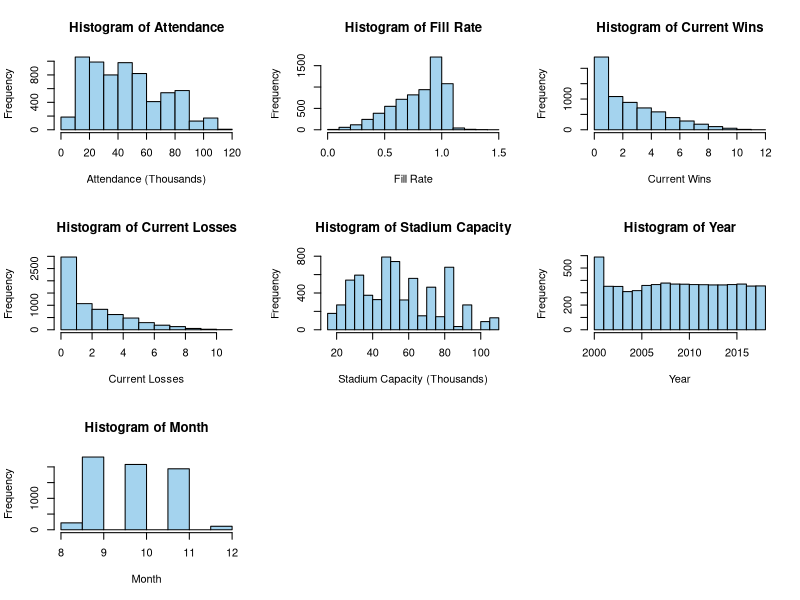
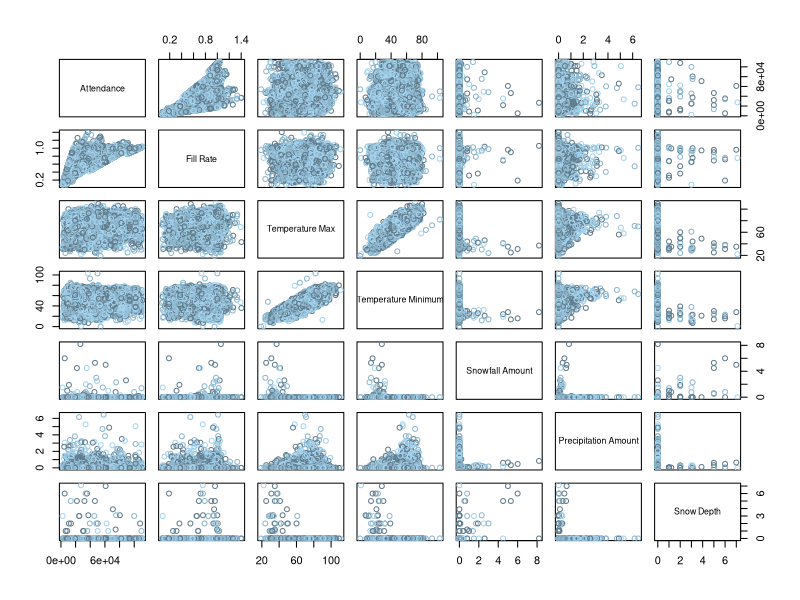
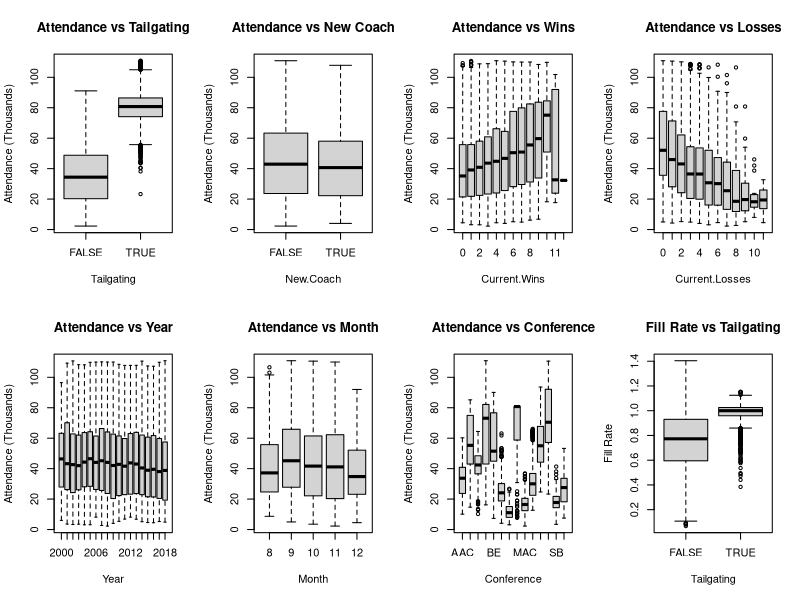
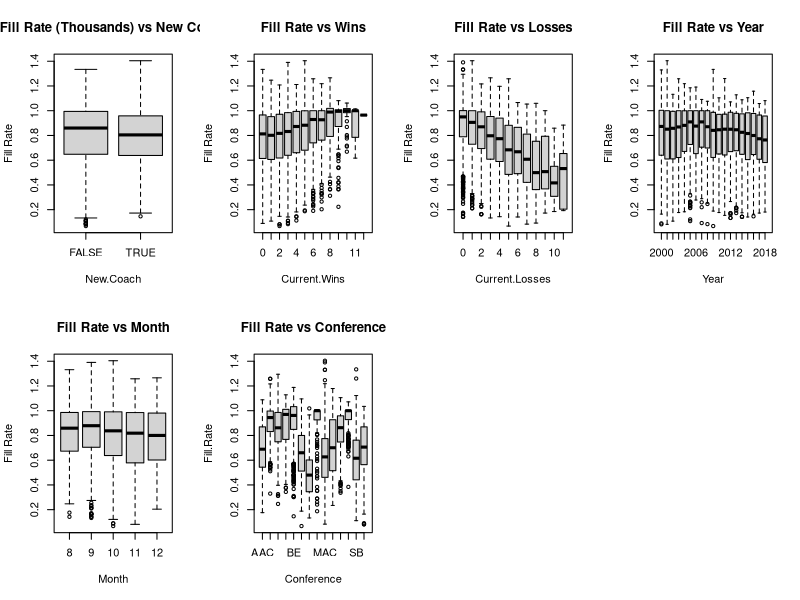
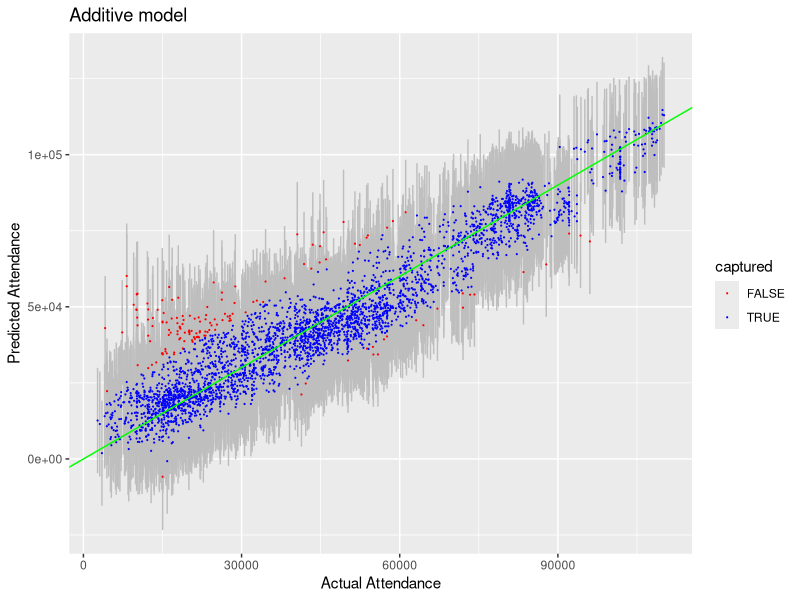
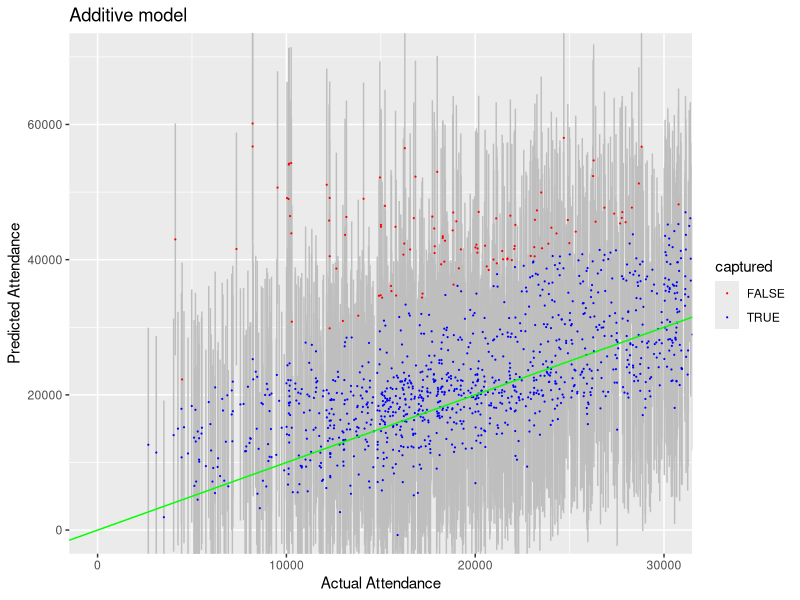
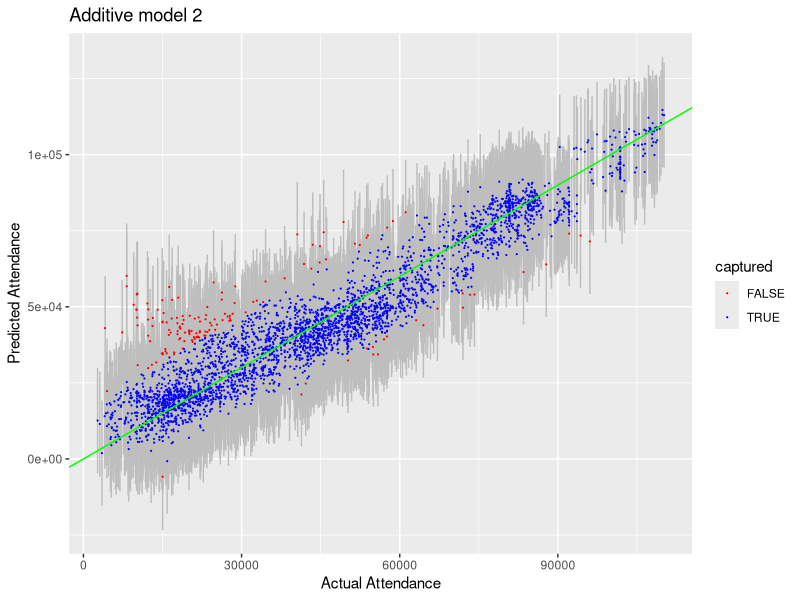
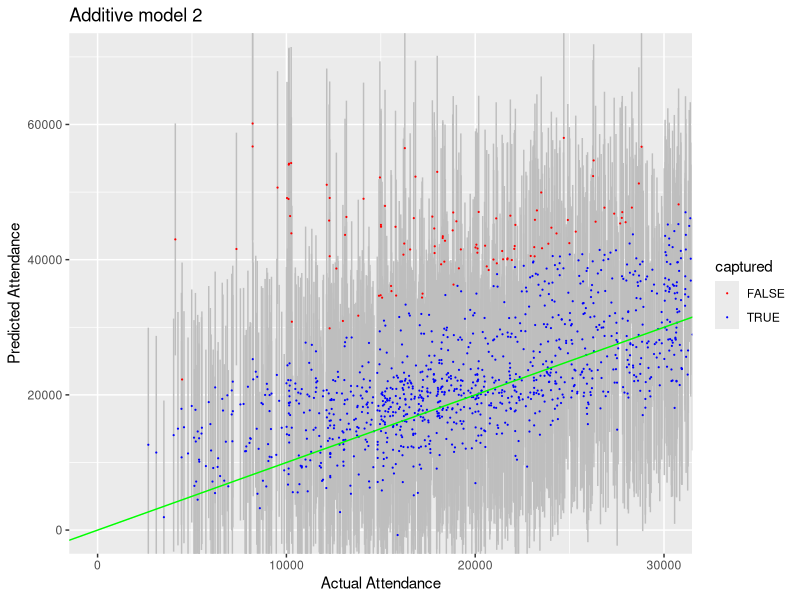

Reproduce these figures in R, in order.
## ---- chunk 1
# General set-up for the report.
# I find this useful, but you may improve upon, ignore, or remove
#  (possibly at your own peril).
# Tasks accomplished:
# Don't print out code
# Save results so that code blocks aren't re-run unless code
# changes (cache), _or_ a relevant earlier code block changed (autodep),
# don't clutter R output with messages or warnings (message, warning)
library(MASS)
library(knitr)
library(tidyverse)
library(dplyr)
library(ggthemes)
library(gridExtra)
library(ggplot2)
library(GGally)
opts_chunk$set(echo=FALSE,
               cache=TRUE, autodep=TRUE,
               message=FALSE, warning=FALSE)
# Turn off meaningless clutter in summary() output
options(show.signif.stars=FALSE)
## ---- chunk 2
attendance.data = read.csv("CFBeattendance.csv")
## ---- chunk 3
attendance.data = attendance.data[-c(5436,5443,5450,5457, 4522, 4524, 4526, 4528, 4530, 4532),]
## ---- chunk 4
attendance.data[4424, 24] = 12

attendance.data$Conference[which(attendance.data$Team=="Oregon State")] = "Pac-12"

attendance.data$Conference[which(attendance.data$Team=="USC")] = "Pac-12"

rutgers = attendance.data[which(attendance.data$Team=="Rutgers"),]
yr = 2000
while(yr<2013){
        rutgers$Conference[which(rutgers$Year==yr)] = "Big East"
        yr = yr+1
}
attendance.data$Conference[which(attendance.data$Team=="Rutgers")] = rutgers$Conference

boston_college = attendance.data[which(attendance.data$Team=="Boston College"),]
yr = 2000
while(yr<2005){
        boston_college$Conference[which(boston_college$Year==yr)] = "Big East"
        yr = yr+1
}
attendance.data$Conference[which(attendance.data$Team=="Boston College")] = boston_college$Conference

smu = attendance.data[which(attendance.data$Team=="SMU"),]
yr = 2005
while(yr<2013){
        smu$Conference[which(smu$Year==yr)] = "CUSA"
        yr = yr+1
}
attendance.data$Conference[which(attendance.data$Team=="SMU")] = smu$Conference

south_alabama = attendance.data[which(attendance.data$Team=="South Alabama"),]
yr = 2013
while(yr<2019){
        south_alabama$Conference[which(south_alabama$Year==yr)] = "Sun Belt"
        yr = yr+1
}
attendance.data$Conference[which(attendance.data$Team=="South Alabama")] = south_alabama$Conference

west_virginia = attendance.data[which(attendance.data$Team=="West Virginia"),]
yr = 2000
while(yr<2012){
        west_virginia$Conference[which(west_virginia$Year==yr)] = "Big East"
        yr = yr+1
}
attendance.data$Conference[which(attendance.data$Team=="West Virginia")] = west_virginia$Conference

memphis = attendance.data[which(attendance.data$Team=="Memphis"),]
memphis$Conference[which(memphis$Year==2013)] = "AAC"
attendance.data$Conference[which(attendance.data$Team=="Memphis")] = memphis$Conference

mid_tennessee = attendance.data[which(attendance.data$Team=="Middle Tennessee"),]
mid_tennessee$Conference[which(mid_tennessee$Year==2001)] = "Sun Belt"
attendance.data$Conference[which(attendance.data$Team=="Middle Tennessee")] = mid_tennessee$Conference

byu = attendance.data[which(attendance.data$Team=="BYU"),]
byu$Conference[which(byu$Year==2011)] = "Independent"
attendance.data$Conference[which(attendance.data$Team=="BYU")] = byu$Conference

fiu = attendance.data[which(attendance.data$Team=="FIU"),]
yr = 2002
while(yr<2005){
        fiu$Conference[which(fiu$Year==yr)] = "FCS"
        yr = yr+1
}
attendance.data$Conference[which(attendance.data$Team=="FIU")] = fiu$Conference

georgia_st = attendance.data[which(attendance.data$Team=="Georgia State"),]
yr = 2011
while(yr<2013){
        georgia_st$Conference[which(georgia_st$Year==yr)] = "FCS"
        yr = yr+1
}
attendance.data$Conference[which(attendance.data$Team=="Georgia State")] = georgia_st$Conference
## ---- chunk 5
attendance.data$RankCoded = double(length=nrow(attendance.data))
attendance.data$OppRankCoded = double(length=nrow(attendance.data))
attendance.data$TVCoded = double(length=nrow(attendance.data))
newtime = str_split(attendance.data$Time, ":")
attendance.data$Hour = double(length=nrow(attendance.data))
attendance.data$Start = double(length=nrow(attendance.data))
attendance.data$Start2 = double(length=nrow(attendance.data))
attendance.data$ConfCoded = double(length=nrow(attendance.data))

for (i in 1:nrow(attendance.data)){
  if (attendance.data$Rank[i]=='NR')attendance.data$RankCoded[i] = 'Unranked'
  else attendance.data$RankCoded[i] = 'Ranked'
  if (attendance.data$Opponent_Rank[i]=='NR')attendance.data$OppRankCoded[i] = 'Unranked'
  else attendance.data$OppRankCoded[i] = 'Ranked'
  if (attendance.data$TV[i]=='Not on TV')attendance.data$TVCoded[i] = 'Not on TV'
  else attendance.data$TVCoded[i] = 'On TV'
  attendance.data$Hour[i] = as.numeric(newtime[[i]][1])
  if (attendance.data$Hour[i] %in% c(10,11,12,13,14,15,16))attendance.data$Start[i] = 'Day'
  else attendance.data$Start[i] = 'Night'
  if (attendance.data$Hour[i] %in% c(10,11,12,13,14,15,16,17))attendance.data$Start2[i] = 'Day'
  else attendance.data$Start2[i] = 'Night'
  if ((attendance.data$Conference[i] %in% c('ACC','Big-10','Big-12','Big East','Pac-12','SEC'))||attendance.data$Team[i]=='Notre Dame')attendance.data$ConfCoded[i] = 'Power'
  else attendance.data$ConfCoded[i] = 'Non-Power'
}
attendance.data$RankCoded = as.factor(attendance.data$RankCoded)
attendance.data$OppRankCoded = as.factor(attendance.data$OppRankCoded)
attendance.data$TVCoded = as.factor(attendance.data$TVCoded)
attendance.data$Start = as.factor(attendance.data$Start)
attendance.data$Start2 = as.factor(attendance.data$Start2)
attendance.data$ConfCoded = as.factor(attendance.data$ConfCoded)
## ---- chunk 6
quan.att = quantile(attendance.data$Attendance, c(0.25, 0.5, 0.75), type = 1, na.rm = TRUE)
quan.fill = quantile(attendance.data$Fill.Rate, c(0.25, 0.5, 0.75), type = 1, na.rm = TRUE)
quan.cap = quantile(attendance.data$Stadium.Capacity, c(0.25, 0.5, 0.75), type = 1, na.rm = TRUE)
quan.att
quan.cap
quan.fill
## ---- chunk 7
par(mfrow = c(3,3))
hist(attendance.data$Attendance/1000, main = "Histogram of Attendance",
     xlab = "Attendance (Thousands)", col = "lightskyblue2")
hist(attendance.data$Fill.Rate, main = "Histogram of Fill Rate",
     xlab = "Fill Rate", col = "lightskyblue2")
hist(attendance.data$Current.Wins, main = "Histogram of Current Wins",
     xlab = "Current Wins", col = "lightskyblue2")
hist(attendance.data$Current.Losses, main = "Histogram of Current Losses",
     xlab = "Current Losses", col = "lightskyblue2")
hist(attendance.data$Stadium.Capacity/1000,
     main = "Histogram of Stadium Capacity",
     xlab = "Stadium Capacity (Thousands)", col = "lightskyblue2")
hist(attendance.data$Year, main = "Histogram of Year", xlab = "Year", col = "lightskyblue2")
hist(attendance.data$Month, main = "Histogram of Month", xlab = "Month", col = "lightskyblue2")
## ---- chunk 8
pairs(Attendance~Fill.Rate+TMAX+TMIN+SNOW+PRCP+SNWD, data=attendance.data, col = c("lightskyblue4","lightskyblue3", "lightskyblue2"), labels = c("Attendance", "Fill Rate", "Temperature Max", "Temperature Minimum", "Snowfall Amount", "Precipitation Amount", "Snow Depth"))
## ---- chunk 9
par(mfrow = c(2,4))
boxplot(Attendance/1000~Tailgating,data=attendance.data,
        ylab = "Attendance (Thousands)", main = "Attendance vs Tailgating")
boxplot(Attendance/1000~New.Coach,data=attendance.data,
        ylab = "Attendance (Thousands)", main = "Attendance vs New Coach")
boxplot(Attendance/1000~Current.Wins,data=attendance.data,
        ylab = "Attendance (Thousands)", main = "Attendance vs Wins")
boxplot(Attendance/1000~Current.Losses,data=attendance.data,
        ylab = "Attendance (Thousands)", main = "Attendance vs Losses")
boxplot(Attendance/1000~Year, data=attendance.data,
        ylab = "Attendance (Thousands)", main = "Attendance vs Year")
boxplot(Attendance/1000~Month,data=attendance.data,
        ylab = "Attendance (Thousands)", main = "Attendance vs Month")
boxplot(Attendance/1000~Conference, data=attendance.data,
        ylab = "Attendance (Thousands)", main = "Attendance vs Conference",
        names = c("AAC","ACC","B10","B12","BE","CUSA","FCS",
                  "Ind.","MAC","MWC","P12","SEC", "SB","WAC"))
## ---- chunk 10
boxplot(Fill.Rate~Tailgating,data=attendance.data, ylab = "Fill Rate",
        main = "Fill Rate vs Tailgating")
boxplot(Fill.Rate~New.Coach,data=attendance.data, ylab = "Fill Rate",
        main = "Fill Rate (Thousands) vs New Coach")
boxplot(Fill.Rate~Current.Wins,data=attendance.data, ylab = "Fill Rate",
        main = "Fill Rate vs Wins")
boxplot(Fill.Rate~Current.Losses,data=attendance.data, ylab = "Fill Rate",
        main = "Fill Rate vs Losses")
boxplot(Fill.Rate~Year, data=attendance.data, ylab = "Fill Rate",
        main = "Fill Rate vs Year")
boxplot(Fill.Rate~Month,data=attendance.data, ylab = "Fill Rate",
        main = "Fill Rate vs Month")
boxplot(Fill.Rate~Conference, data=attendance.data,
        main = "Fill Rate vs Conference",
        names = c("AAC","ACC","B10","B12","BE","CUSA","FCS",
                  "Ind.","MAC","MWC","P12","SEC", "SB","WAC"))
## ---- chunk 11
n = nrow(attendance.data)
select.rows <- sample(1:n, replace=FALSE, size=floor(n/2))
select.set <- attendance.data[select.rows,]
inference.set <- attendance.data[-select.rows,]
## ---- chunk 12
library(mgcv)
att.gam = gam(Attendance~s(Current.Wins,Current.Losses)+s(Stadium.Capacity)+New.Coach+Tailgating, data=select.set)
att.gam2 = gam(Attendance~s(Current.Wins,Current.Losses)+s(Stadium.Capacity)+Tailgating, data=select.set)
att.gam3 = gam(Attendance~s(Current.Wins,Current.Losses)+s(Stadium.Capacity)+Tailgating+s(TMIN,TMAX), data=select.set)
att.gam4 = gam(Attendance~s(Current.Wins,Current.Losses)+s(Stadium.Capacity)+Tailgating+s(TMIN,TMAX)+RankCoded+OppRankCoded, data=select.set)
att.gam5 = gam(Attendance~s(Current.Wins,Current.Losses)+s(Stadium.Capacity)+Tailgating+s(TMIN,TMAX)+RankCoded+OppRankCoded+Start, data=select.set)
att.gam6 = gam(Attendance~s(Current.Wins,Current.Losses)+s(Stadium.Capacity)+Tailgating+s(TMIN,TMAX)+RankCoded+OppRankCoded+Start2, data=select.set)
att.gam7 = gam(Attendance~s(Current.Wins,Current.Losses)+s(Stadium.Capacity)+Tailgating+s(TMIN,TMAX)+RankCoded+OppRankCoded+ConfCoded, data=select.set)
## ---- chunk 13
mdl_rmse <- function(mdl){
  rmse = sqrt(mean(residuals(mdl)^2))
  return(rmse)
}

mdl_rmse(att.gam)
mdl_rmse(att.gam2)
mdl_rmse(att.gam3)
mdl_rmse(att.gam4)
mdl_rmse(att.gam5)
mdl_rmse(att.gam6)
mdl_rmse(att.gam7)
## ---- chunk 14
fill.gam = gam(Fill.Rate~s(Current.Wins,Current.Losses)+s(Stadium.Capacity)+New.Coach+Tailgating, data=select.set)
fill.gam2 = gam(Fill.Rate~s(Current.Wins,Current.Losses)+s(Stadium.Capacity)+Tailgating, data=select.set)
fill.gam3 = gam(Fill.Rate~s(Current.Wins,Current.Losses)+s(Stadium.Capacity)+Tailgating+s(TMIN,TMAX), data=select.set)
fill.gam4 = gam(Fill.Rate~s(Current.Wins,Current.Losses)+s(Stadium.Capacity)+Tailgating+s(TMIN,TMAX)+RankCoded+OppRankCoded, data=select.set)
fill.gam5 = gam(Fill.Rate~s(Current.Wins,Current.Losses)+s(Stadium.Capacity)+Tailgating+s(TMIN,TMAX)+RankCoded+OppRankCoded+Start, data=select.set)
fill.gam6 = gam(Fill.Rate~s(Current.Wins,Current.Losses)+s(Stadium.Capacity)+Tailgating+s(TMIN,TMAX)+RankCoded+OppRankCoded+Start2, data=select.set)
fill.gam7 = gam(Fill.Rate~s(Current.Wins,Current.Losses)+s(Stadium.Capacity)+Tailgating+s(TMIN,TMAX)+RankCoded+OppRankCoded+Start2+ConfCoded, data=select.set)
## ---- chunk 15
mdl_rmse(fill.gam)
mdl_rmse(fill.gam2)
mdl_rmse(fill.gam3)
mdl_rmse(fill.gam4)
mdl_rmse(fill.gam5)
mdl_rmse(fill.gam6)
mdl_rmse(fill.gam7)
## ---- chunk 16
preds.gam.all = predict(att.gam4, newdata=inference.set, se.fit=TRUE) # no interval here
preds.gam = data.frame(
  obs.value = inference.set$Attendance, 
  fit = preds.gam.all$fit,
  fit.se = preds.gam.all$se.fit)
sigma.gam = sqrt(att.gam4$sig2) # annoyingly in a different place
preds.gam = preds.gam %>% mutate(
  lwr = fit - 2*sqrt(fit.se^2 + sigma.gam^2), 
  upr = fit + 2*sqrt(fit.se^2 + sigma.gam^2), 
  captured = (obs.value <= upr) & (obs.value >= lwr)
  )
mean(preds.gam$captured)# percentage of actual observations inside the CI
round(median(preds.gam.all$se.fit),3) # median size of the pred SEs (log scale)
## ---- chunk 17
pgam <- preds.gam %>%
  ggplot(aes(x=obs.value,y=fit,color=captured)) + 
  geom_errorbar(aes(ymin=lwr, ymax=upr), width=.1,color='grey') + 
  geom_point(size=.1) + geom_abline(slope=1, intercept = 0, color='green') + 
  scale_color_manual(values=c('red','blue')) +
  xlab('Actual Attendance') + ylab('Predicted Attendance') +
  ggtitle('Additive model')
pgam
## ---- chunk 18
pgam + coord_cartesian(xlim=c(0,3e4), ylim=c(0,7e4))
## ---- chunk 19
preds.gam.all2 = predict(att.gam7, newdata=inference.set, se.fit=TRUE) # no interval here
preds.gam2 = data.frame(
  obs.value = inference.set$Attendance, 
  fit = preds.gam.all$fit,
  fit.se = preds.gam.all$se.fit)
sigma.gam2 = sqrt(att.gam4$sig2) # annoyingly in a different place
preds.gam2 = preds.gam2 %>% mutate(
  lwr = fit - 2*sqrt(fit.se^2 + sigma.gam2^2), 
  upr = fit + 2*sqrt(fit.se^2 + sigma.gam2^2), 
  captured = (obs.value <= upr) & (obs.value >= lwr)
  )
mean(preds.gam2$captured)# percentage of actual observations inside the CI
round(median(preds.gam.all2$se.fit),3) # median size of the pred SEs (log scale)
## ---- chunk 20
pgam2 <- preds.gam2 %>%
  ggplot(aes(x=obs.value,y=fit,color=captured)) + 
  geom_errorbar(aes(ymin=lwr, ymax=upr), width=.1,color='grey') + 
  geom_point(size=.1) + geom_abline(slope=1, intercept = 0, color='green') + 
  scale_color_manual(values=c('red','blue')) +
  xlab('Actual Attendance') + ylab('Predicted Attendance') +
  ggtitle('Additive model 2')
pgam2
## ---- chunk 21
pgam2 + coord_cartesian(xlim=c(0,3e4), ylim=c(0,7e4))
## ---- chunk 22
final.att.mdl = att.gam7
final.fill.mdl = fill.gam7

att.coef = coefficients(final.att.mdl)[c(1:5)]
fill.coef = coefficients(final.fill.mdl)[c(1:6)]
## ---- chunk 23
plot(final.att.mdl, pages = 1, scale=0, shade=TRUE, se=2, bty='n', las=1)
## ---- chunk 24
plot(final.fill.mdl, pages = 1, scale=0, shade=TRUE, se=2, bty='n', las=1)
